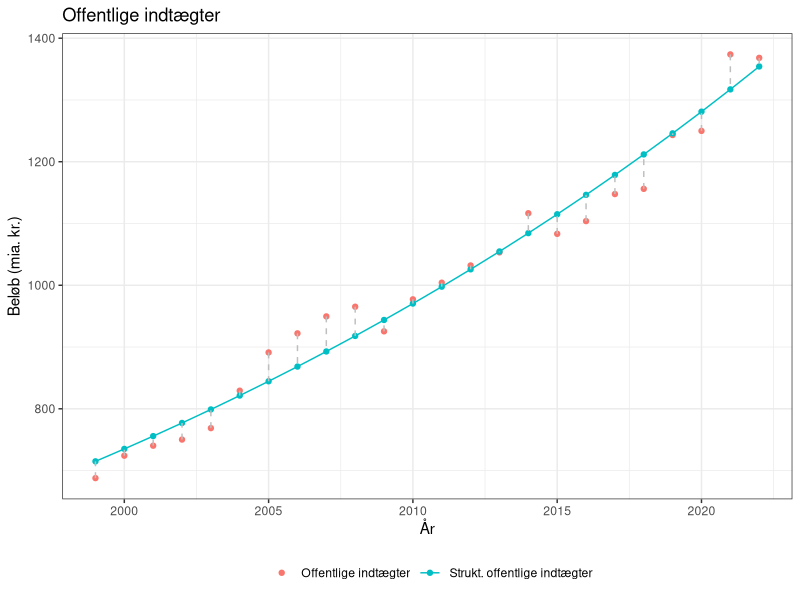
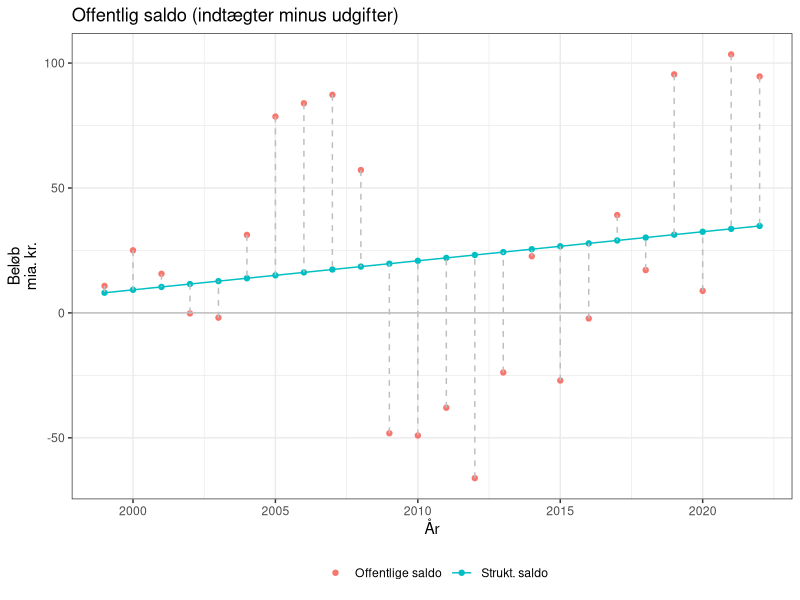
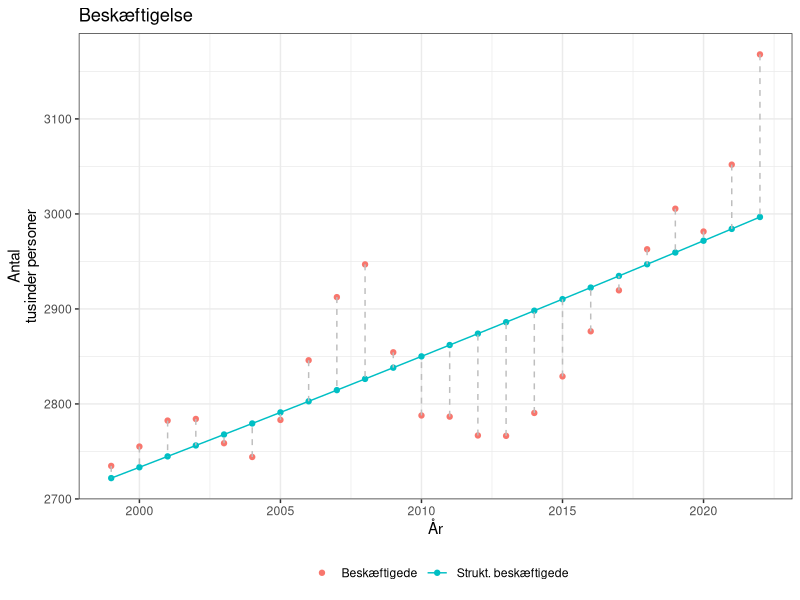
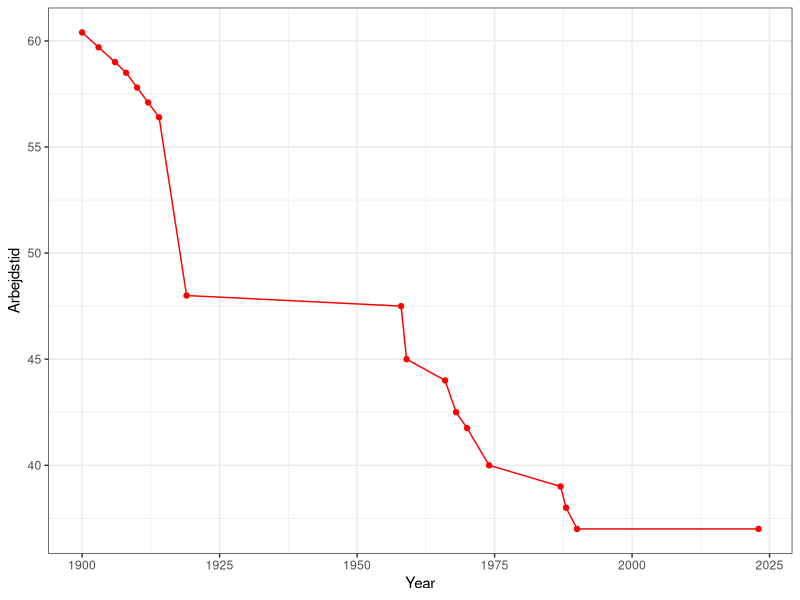

The R source for these figures, in order:
## ---- chunk 1
knitr::opts_chunk$set(eval=TRUE, include=TRUE, cache=TRUE, warnings = FALSE, message = FALSE, echo = FALSE)
library(tidyverse)
## ---- chunk 2
# Read data
gov_finance = read_csv2("Data/DST_OFF3.csv", col_names = c("Year", "Indtaegter", "Saldo"))
empl = read_csv2("Data/DST_NAHB.csv", col_names = c("Year", "Beskaeftiget"))

# Param
start_year = 1999

# Data wrangling 
gov_finance = gov_finance %>% 
  filter(Year >= start_year) %>% 
  mutate( # Convert units to milliarder
    Indtaegter = Indtaegter / 1000,
    Saldo = Saldo / 1000
  ) %>% 
  mutate(
    Indtaegter_strukturel = exp(predict(lm(log(Indtaegter) ~ Year, .))),
    Saldo_strukturel = predict(lm(Saldo ~ Year, .))
  ) %>% 
  mutate(
    Indtaegter_detrended = Indtaegter - Indtaegter_strukturel,
    Saldo_detrended = Saldo - Saldo_strukturel
  )

empl = empl %>% filter(Year >= start_year) %>% 
  mutate( # Convert units to thousands
    Beskaeftiget = Beskaeftiget / 1000
  ) %>% 
  mutate(
    Beskaeftiget_strukturel = exp(predict(lm(log(Beskaeftiget) ~ Year, .)))
  ) %>% 
  mutate(
    Beskaeftiget_detrended = Beskaeftiget - Beskaeftiget_strukturel
  )

p1 = ggplot(gov_finance, aes(y = Indtaegter, x = Year)) +
  geom_point(aes(col = "Offentlige indtægter")) +
  geom_point(aes(y = Indtaegter_strukturel, col = "Strukt. offentlige indtægter")) + 
  geom_line(aes(y = Indtaegter_strukturel, col = "Strukt. offentlige indtægter")) +
  geom_segment(aes(xend = Year, yend = Indtaegter_strukturel), col = "grey", lty = 2) +
  # geom_point(aes(col = "Forskel:\nOffentlige indtægter - Strukt. offentlige indtægter", y = Indtaegter_detrended )) + 
  # geom_hline(yintercept = 0, col = "grey") +
  # geom_segment(aes(xend = Year, yend = Indtaegter_detrended), y = 0, col = "grey", lty = 2) + 
  labs(
    title = "Offentlige indtægter",
    y = "Beløb (mia. kr.)",
    col = "",
    x = "År"
  ) + 
  theme_bw() +
  theme(
    legend.position = "bottom"
  )

p2 = ggplot(gov_finance, aes(y = Saldo, x = Year)) +
  geom_point(aes(col = "Offentlige saldo")) +
  geom_point(aes(y = Saldo_strukturel, col = "Strukt. saldo")) + 
  geom_line(aes(y = Saldo_strukturel, col = "Strukt. saldo")) +
  geom_segment(aes(xend = Year, yend = Saldo_strukturel), col = "grey", lty = 2) + 
  geom_hline(yintercept = 0, col = "grey") +
  labs(
    title = "Offentlig saldo (indtægter minus udgifter)",
    y = "Beløb\nmia. kr.",
    col = "",
    x = "År"
  ) + 
  theme_bw() +
  theme(
    legend.position = "bottom"
  )

p3 = ggplot(empl, aes(y = Beskaeftiget, x = Year)) +
  geom_point(aes(col = "Beskæftigede")) +
  geom_point(aes(y = Beskaeftiget_strukturel, col = "Strukt. beskæftigede")) + 
  geom_line(aes(y = Beskaeftiget_strukturel, col = "Strukt. beskæftigede")) +
  geom_segment(aes(xend = Year, yend = Beskaeftiget_strukturel), col = "grey", lty = 2) + 
  labs(
    title = "Beskæftigelse",
    y = "Antal\ntusinder personer",
    col = "",
    x = "År"
  ) + 
  theme_bw() +
  theme(
    legend.position = "bottom"
  )

ggsave("Figures/Offentlige_indtaegter.png", plot = p1, width = 4, height = 4)
ggsave("Figures/Offentlige_saldo.png", plot = p2, width = 4, height = 4)
ggsave("Figures/Beskaetigelse.png", plot = p3, width = 4, height = 4)
## ---- chunk 3
# Strukturel beskæftigelse iflg. notat
strkt_besk = 8500/0.0034
arbejdsdage = 220
bruttoforoegelse = 1/arbejdsdage
gennemslag = 0.75
nettoforoegelse = gennemslag * bruttoforoegelse # 0.34%

delta_beskf = nettoforoegelse * strkt_besk
# round(delta_beskf, -2)
## ---- chunk 4
data0 = read_csv2("Data/Arbejdstid.csv")
colnames(data0) = c("Year", "Arbejdstid")
data0 = data0 %>% bind_rows(data.frame(Year = 2023, Arbejdstid = 37))

p1 = ggplot(data0, aes(y = Arbejdstid, x = Year))+
  geom_point(col = "red") +
  geom_line(col = "red") +
  theme_bw()

ggsave("Figures/Arbejdstid.png", plot = p1, width = 6, height = 4)
